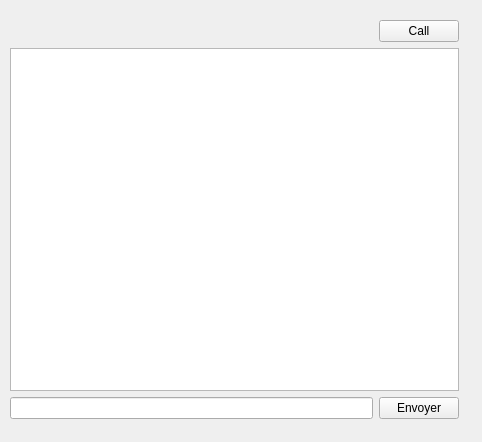
<?xml version="1.0" encoding="UTF-8"?>
<ui version="4.0">
 <class>conversationWidget</class>
 <widget class="QWidget" name="conversationWidget">
  <property name="geometry">
   <rect>
    <x>0</x>
    <y>0</y>
    <width>482</width>
    <height>442</height>
   </rect>
  </property>
  <property name="windowTitle">
   <string>conversationWidget</string>
  </property>
  <widget class="QWidget" name="gridLayoutWidget">
   <property name="geometry">
    <rect>
     <x>-1</x>
     <y>9</y>
     <width>471</width>
     <height>421</height>
    </rect>
   </property>
   <layout class="QGridLayout" name="gridLayout">
    <item row="0" column="1">
     <widget class="QPushButton" name="callBtn">
      <property name="text">
       <string>Call</string>
      </property>
     </widget>
    </item>
    <item row="2" column="0">
     <widget class="QLineEdit" name="lineEdit"/>
    </item>
    <item row="2" column="1">
     <widget class="QPushButton" name="pushButton">
      <property name="text">
       <string>Envoyer</string>
      </property>
     </widget>
    </item>
    <item row="1" column="0" colspan="2">
     <widget class="QTextBrowser" name="textBrowser"/>
    </item>
    <item row="0" column="0">
     <widget class="QLabel" name="userLbl">
      <property name="text">
       <string/>
      </property>
     </widget>
    </item>
   </layout>
  </widget>
 </widget>
 <layoutdefault spacing="6" margin="11"/>
 <resources/>
 <connections/>
</ui>
